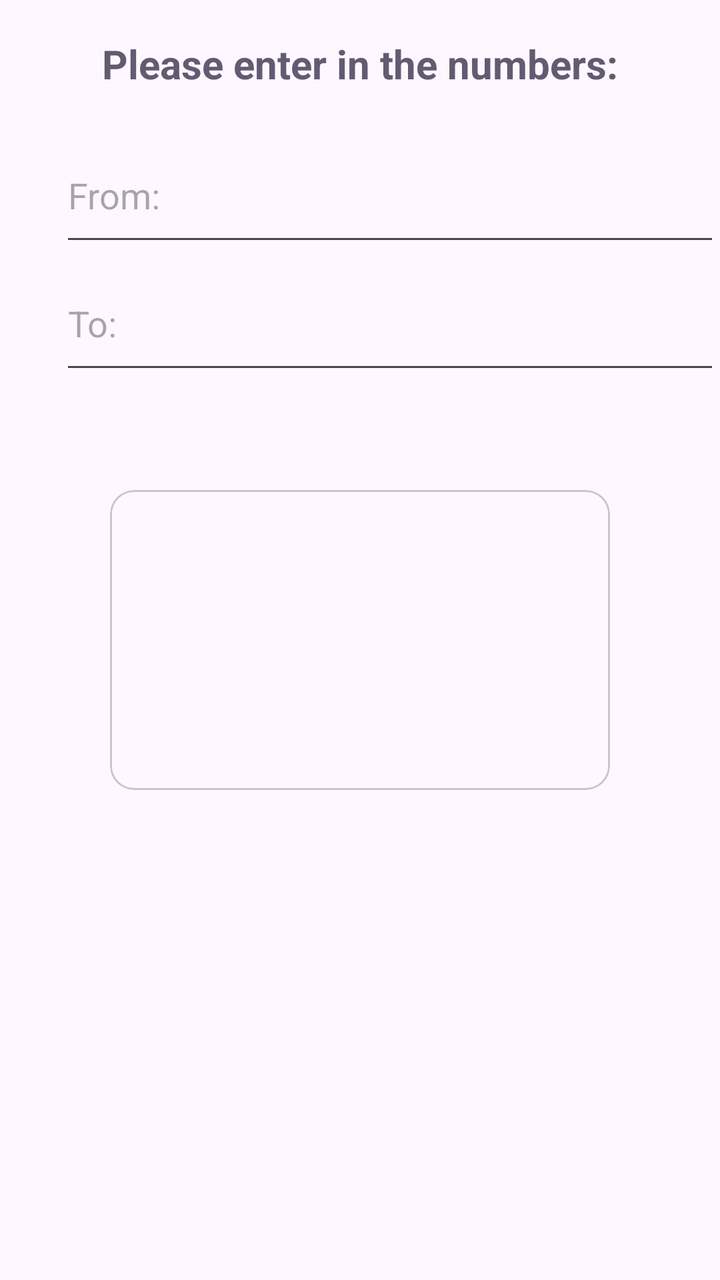
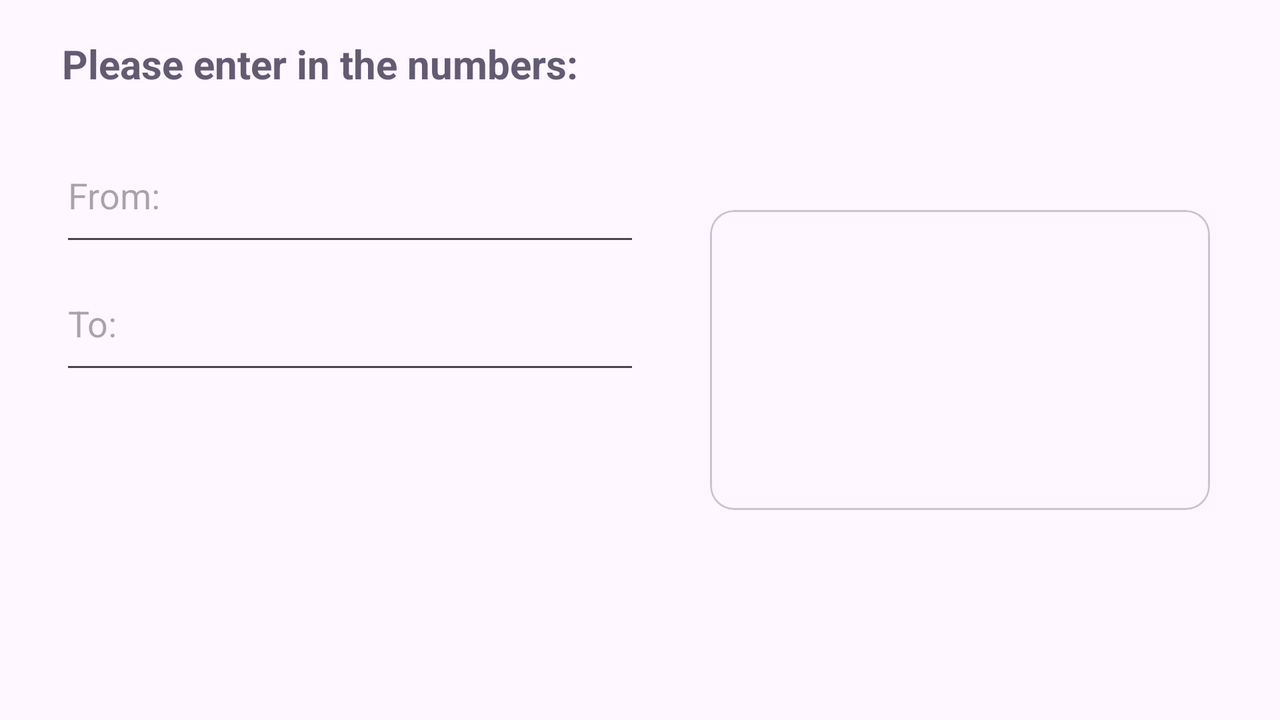

Compare how this app lays out the same screen by default and in its alternative resource folder. The renders come first, then the two layout files and the values they reference.
<!-- AndroidManifest.xml: application theme Theme.Randomizer -->
<!-- res/layout/content_main.xml -->
<?xml version="1.0" encoding="utf-8"?>
<androidx.constraintlayout.widget.ConstraintLayout xmlns:android="http://schemas.android.com/apk/res/android"
    xmlns:app="http://schemas.android.com/apk/res-auto"
    android:layout_width="match_parent"
    android:layout_height="match_parent"
    android:background="@color/backgroundDefaultColor"
    app:layout_behavior="@string/appbar_scrolling_view_behavior">


    <TextView
        android:id="@+id/instruction_bar"
        android:layout_width="match_parent"
        android:layout_height="?actionBarSize"
        app:layout_constraintTop_toTopOf="parent"
        android:gravity="center"
        android:text="@string/instructions_text"
        android:textAppearance="@style/Widget.Material3.Toolbar"
        android:textStyle="bold"
        android:textSize="@dimen/instruction_text_size"
        android:textColor="?attr/colorSecondary"/>

    <EditText
        android:id="@+id/from_input"
        android:layout_width="match_parent"
        android:layout_height="?actionBarSize"
        android:layout_marginStart="@dimen/input_margin"
        android:textSize="@dimen/input_text_size"
        app:layout_constraintTop_toBottomOf="@id/instruction_bar"
        android:hint="@string/from_helper_text"
        android:inputType="number"
        android:freezesText="true"
        />

    <EditText
        android:id="@+id/to_input"
        android:layout_width="match_parent"
        android:layout_height="?actionBarSize"
        android:layout_marginStart="@dimen/input_margin"
        android:textSize="@dimen/input_text_size"
        app:layout_constraintTop_toBottomOf="@id/from_input"
        android:inputType="number"
        android:hint="@string/to_helper_text"
        android:freezesText="true"
        />

    <include layout="@layout/main_include_number" />

</androidx.constraintlayout.widget.ConstraintLayout>
<!-- res/layout/main_include_number.xml (included above) -->
<?xml version="1.0" encoding="utf-8"?>
<androidx.constraintlayout.widget.ConstraintLayout xmlns:android="http://schemas.android.com/apk/res/android"
    android:layout_width="match_parent"
    android:layout_height="match_parent"
    xmlns:app="http://schemas.android.com/apk/res-auto">

    <com.google.android.material.card.MaterialCardView
        android:layout_margin="@dimen/card_margin_size"
        android:layout_width="wrap_content"
        android:layout_height="wrap_content"
        app:layout_constraintTop_toTopOf="parent"
        app:layout_constraintBottom_toBottomOf="parent"
        app:layout_constraintStart_toStartOf="parent"
        app:layout_constraintEnd_toEndOf="parent">

            <TextView
                android:id="@+id/generated_num"
                android:layout_width="@dimen/tv_layout_width"
                android:layout_height="@dimen/tv_layout_height"
                android:textSize="@dimen/tv_text_size"
                android:layout_gravity="center"
                android:textAlignment="center"
                android:textColor="?attr/colorTertiary"
                android:freezesText="true"
            />

    </com.google.android.material.card.MaterialCardView>

</androidx.constraintlayout.widget.ConstraintLayout>
<!-- resources referenced by this layout -->
<resources>
  <!-- from res/values-night/ (not used when drawing this layout) -->
  <color name="backgroundDefaultColor">@android:color/background_dark</color>
  <dimen name="card_margin_size">15dp</dimen>
  <dimen name="input_margin">30dp</dimen>
  <dimen name="input_text_size">18sp</dimen>
  <dimen name="instruction_text_size">20sp</dimen>
  <dimen name="tv_layout_height">150dp</dimen>
  <dimen name="tv_layout_width">250dp</dimen>
  <dimen name="tv_text_size">80sp</dimen>
  <string name="from_helper_text">From:</string>
  <string name="instructions_text">Please enter in the numbers:</string>
  <string name="to_helper_text">To:</string>
  <!-- from res/values-v23/ -->
  <style name="Theme.Randomizer" parent="Theme.Material3.DayNight">
          
          <item name="android:navigationBarColor">@android:color/transparent</item>
          <item name="android:statusBarColor">@android:color/transparent</item>
          <item name="android:windowLightStatusBar">?attr/isLightTheme</item>
      </style>
</resources>
<!-- res/layout-land/content_main.xml (the repository's variant of the layout above) -->
<!-- drawn on the phone turned sideways -->
<?xml version="1.0" encoding="utf-8"?>
<androidx.constraintlayout.widget.ConstraintLayout xmlns:android="http://schemas.android.com/apk/res/android"
    xmlns:app="http://schemas.android.com/apk/res-auto"
    android:layout_width="match_parent"
    android:layout_height="match_parent"
    android:background="@color/backgroundDefaultColor"
    app:layout_behavior="@string/appbar_scrolling_view_behavior">

    <LinearLayout
        android:id="@+id/input_land"
        android:layout_width="0dp"
        android:layout_height="wrap_content"
        android:orientation="vertical"
        app:layout_constraintTop_toTopOf="parent"
        app:layout_constraintStart_toStartOf="parent"
        app:layout_constraintEnd_toStartOf="@id/main_include_number">

        <TextView
            android:id="@+id/instruction_bar"
            android:layout_width="match_parent"
            android:layout_height="?actionBarSize"
            android:gravity="center"
            android:text="@string/instructions_text"
            android:textAppearance="@style/Widget.Material3.Toolbar"
            android:textStyle="bold"
            android:textSize="@dimen/instruction_text_size"
            android:textColor="?attr/colorSecondary"
            app:layout_constraintTop_toTopOf="parent"
            android:freezesText="true"
            />

        <EditText
            android:id="@+id/from_input"
            android:layout_width="match_parent"
            android:layout_height="?actionBarSize"
            android:layout_marginStart="@dimen/input_margin"
            android:textSize="@dimen/input_text_size"
            app:layout_constraintTop_toBottomOf="@id/instruction_bar"
            android:hint="@string/from_helper_text"
            android:inputType="number"
            android:freezesText="true"
            />

        <EditText
            android:id="@+id/to_input"
            android:layout_width="match_parent"
            android:layout_height="?actionBarSize"
            android:layout_marginStart="@dimen/input_margin"
            android:textSize="@dimen/input_text_size"
            app:layout_constraintTop_toBottomOf="@id/from_input"
            android:inputType="number"
            android:hint="@string/to_helper_text"
            android:freezesText="true"
            />

    </LinearLayout>

    <include
        android:id="@+id/main_include_number"
        layout="@layout/main_include_number"
        android:layout_width="0dp"
        android:layout_height="match_parent"
        app:layout_constraintStart_toEndOf="@id/input_land"
        app:layout_constraintTop_toTopOf="parent"
        app:layout_constraintEnd_toEndOf="parent" />

</androidx.constraintlayout.widget.ConstraintLayout>
